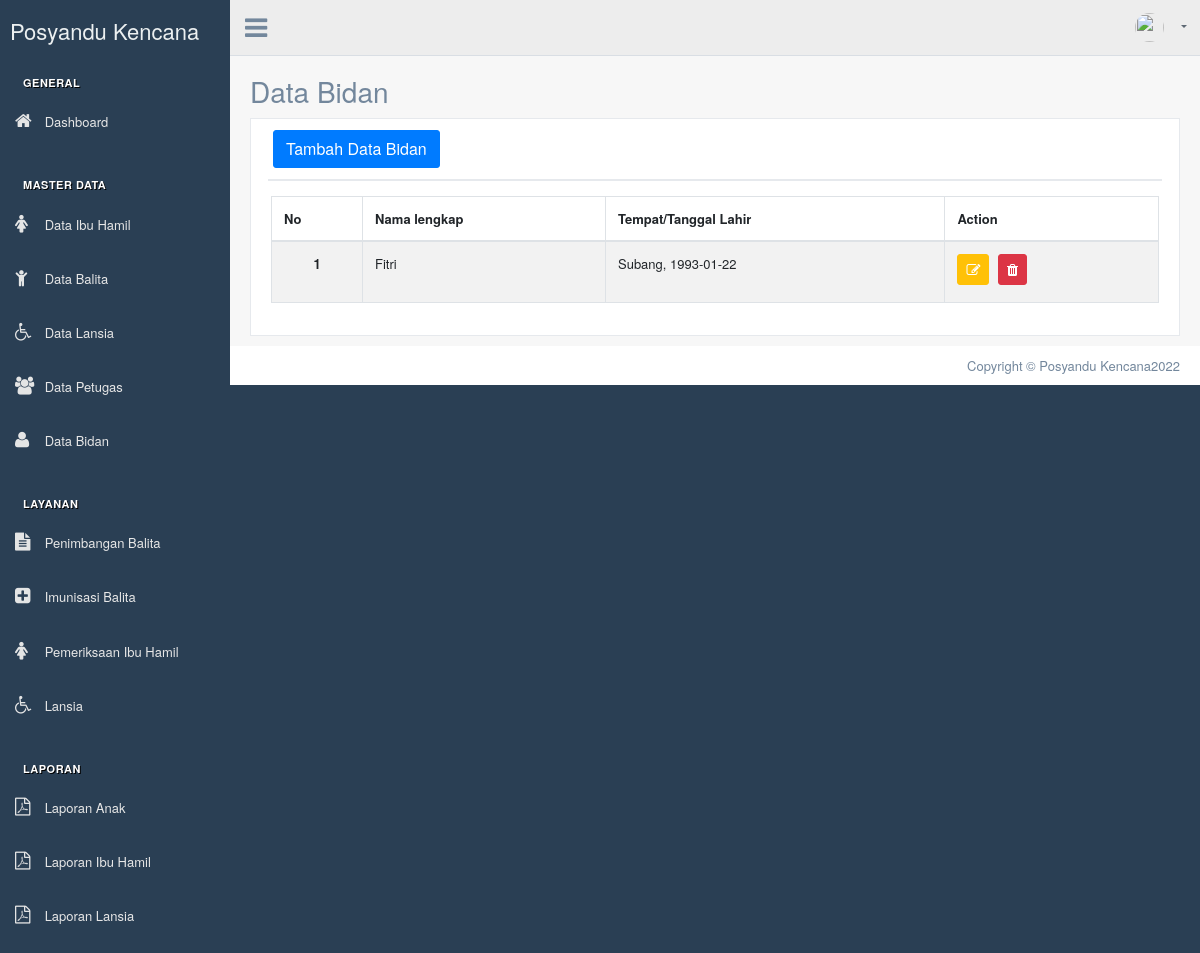
The page /index.php/bidan on the database its author committed.
### tables this page shows
CREATE TABLE `bidan` (
  `id_bidan` int(11) NOT NULL,
  `nama_bidan` varchar(50) NOT NULL,
  `tempat_lahir` varchar(30) NOT NULL,
  `tanggal_lahir` date NOT NULL,
  `no_hp` varchar(13) NOT NULL,
  `pendidikan_terakhir` varchar(30) NOT NULL,
  `user_id` int(11) NOT NULL
);

### application/controllers/Bidan.php (called while the page is built, shortened)
<?php
class Bidan extends CI_Controller
{
    public function __construct()
    {
        $this->load->model('Bidan_model');
    }
    public function index()
    {
        $data['title'] = 'Data Bidan | Posyandu EH Indah';
        $data['user'] = $this->db->get_where('user', ['username' => $this->session->userdata('username')])->row_array();
        $data['users'] = $this->Bidan_model->getDataUsers();
        $data['bidan'] = $this->Bidan_model->getDataBidan();
        $this->load->view('templates/header-datatables', $data);
        $this->load->view('templates/sidebar');
        $this->load->view('templates/topbar', $data);
        $this->load->view('bidan/index', $data);
        $this->load->view('templates/footer-datatables');
    }
}

### index.php (called while the page is built, shortened)
<?php
require_once BASEPATH.'core/CodeIgniter.php';

### application/models/Bidan_model.php (called while the page is built, shortened)
<?php
class Bidan_model extends CI_Model
{
    public function getDataBidan()
    {
        $query = "SELECT * from bidan";
        return $this->db->query($query)->result_array();
    }
}

### application/views/bidan/index.php (the view, shortened to what this page needs)
<div class="right_col" role="main">
    <div class="page-title">
        <div class="title_left">
            <h3>Data Bidan</h3>
        </div>
    </div>
    <div class="clearfix"></div>
    <div class="row">
        <div class="col-md-12 col-sm-12 ">
            <div class="x_panel">
                <div class="x_title">
                    <button type="button" class="btn btn-primary" data-toggle="modal" data-target="#addDataBidanModal">Tambah Data Bidan</button>
                </div>
                <div class="x_content">
                    <div class="row">
                        <div class="col-sm-12">
                            <div class="card-box table-responsive">
                                <table id="datatable" class="table table-striped table-bordered" style="width:100%">
                                    <thead>
                                        <tr>
                                            <th>No</th>
                                            <th>Nama lengkap</th>
                                            <th>Tempat/Tanggal Lahir</th>
                                            <th>Action</th>
                                        </tr>
                                    </thead>
                                    <tbody>
                                        <?php $i = 1; ?>
                                        <?php foreach ($bidan as $d) : ?>
                                            <tr>
                                                <th scope="row">
                                                    <center><?= $i; ?></center>
                                                </th>
                                                <td><?= $d['nama_bidan']; ?></td>
                                                <td><?= $d['tempat_lahir'] . ', ' . $d['tanggal_lahir']; ?></td>
                                                <td>
                                                    <a data-toggle="modal" data-target="#editDataBidanModal<?= $d['id_bidan']; ?>" href="<?= base_url(); ?>bidan/updateDatabidan/<?= $d['id_bidan']; ?>" class="btn btn-warning btn-circle btn-sm">
                                                        <i class="fa fa-edit"></i>
                                                    </a>
                                                    <a ata-toggle="tooltip" href="<?= base_url(''); ?>bidan/deleteDataBidan/<?= $d['id_bidan']; ?>" class="btn btn-danger btn-circle btn-sm tbl-hapus" title="Delete">
                                                        <i class="fa fa-trash"></i>
                                                    </a>
                                                </td>
                                            </tr>
                                            <?php $i++; ?>
                                        <?php endforeach; ?>
                                    </tbody>
                                </table>
                            </div>
                        </div>
                    </div>
                </div>
            </div>
        </div>
    </div>
</div>

### rows shown on the page
bidan: nama_bidan "Fitri", tempat_lahir "Subang", tanggal_lahir "1993-01-22"
